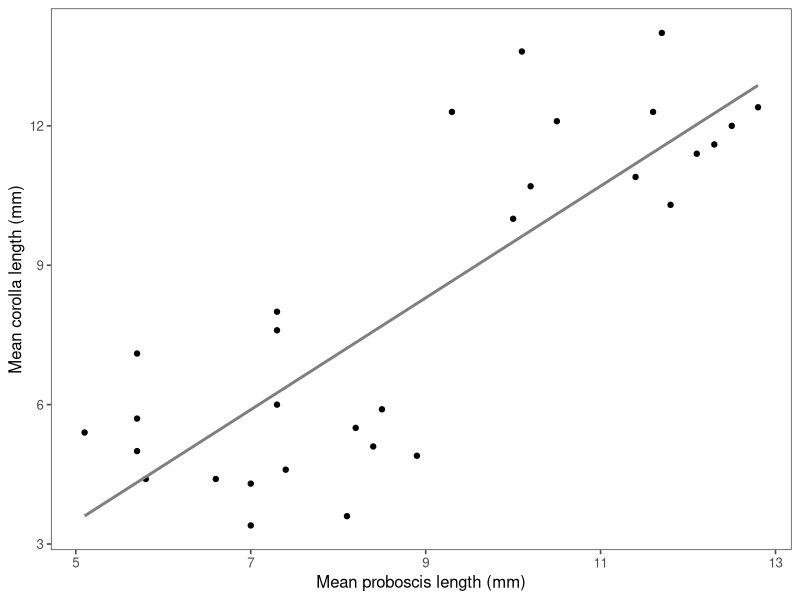

R code for this plot:
## Read and plot proboscis length vs corolla length
## Data scanned from Figure 5 of Pyke et al. 1982
## Data produced via WebPlatDigitizer


library(tidyverse)
library(ggthemes)

prob_raw <- read_csv("proboscis_corolla_lengths.csv")
prob_raw %>% 
  ggplot(aes(x = proboscis,
             y = corolla)) +
  geom_point() +
  geom_smooth(method = "lm",
              se = FALSE,
              col = "gray50") +
  theme_few() +
  labs(x = "Mean proboscis length (mm)",
       y = "Mean corolla length (mm)")

## To get regression formula shown in figure 5.
## Comes very close to actual value.
bee_lm <- lm(corolla ~ proboscis, data = prob_raw)

summary(bee_lm)
